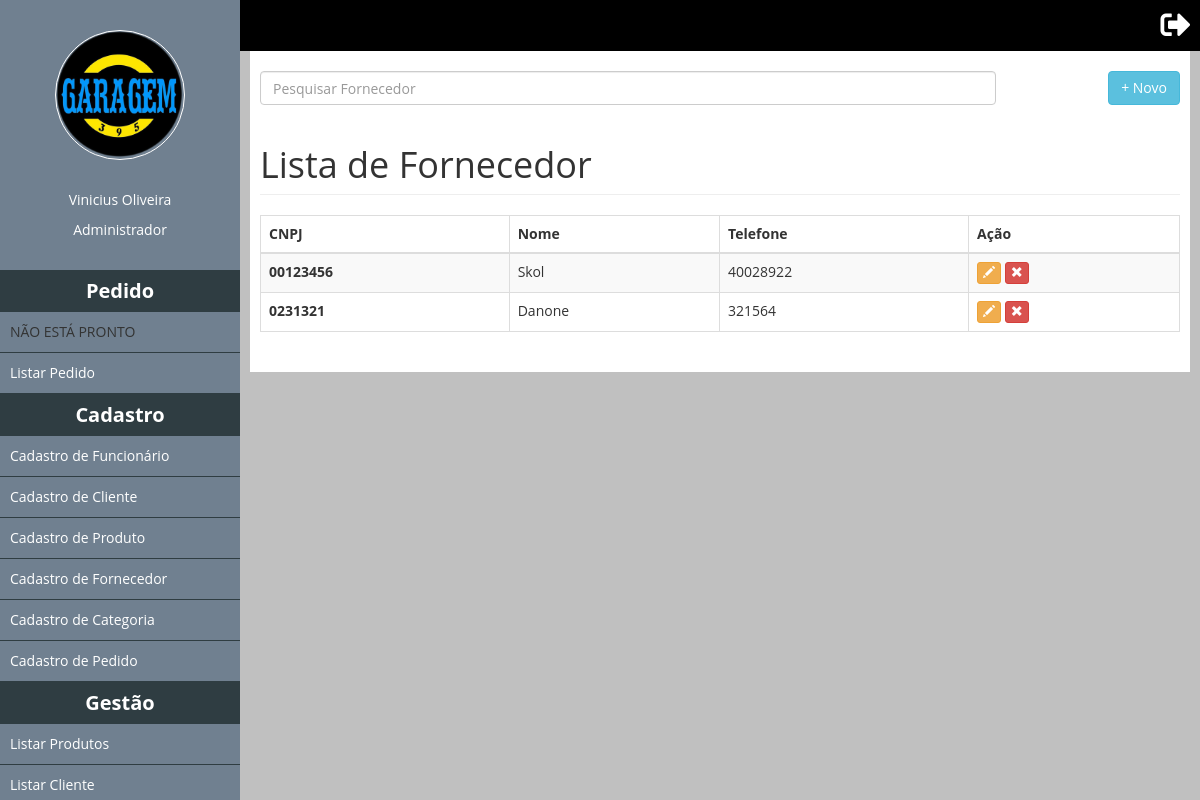
The page /ListaFornecedor (signed in) on the database as committed earlier.
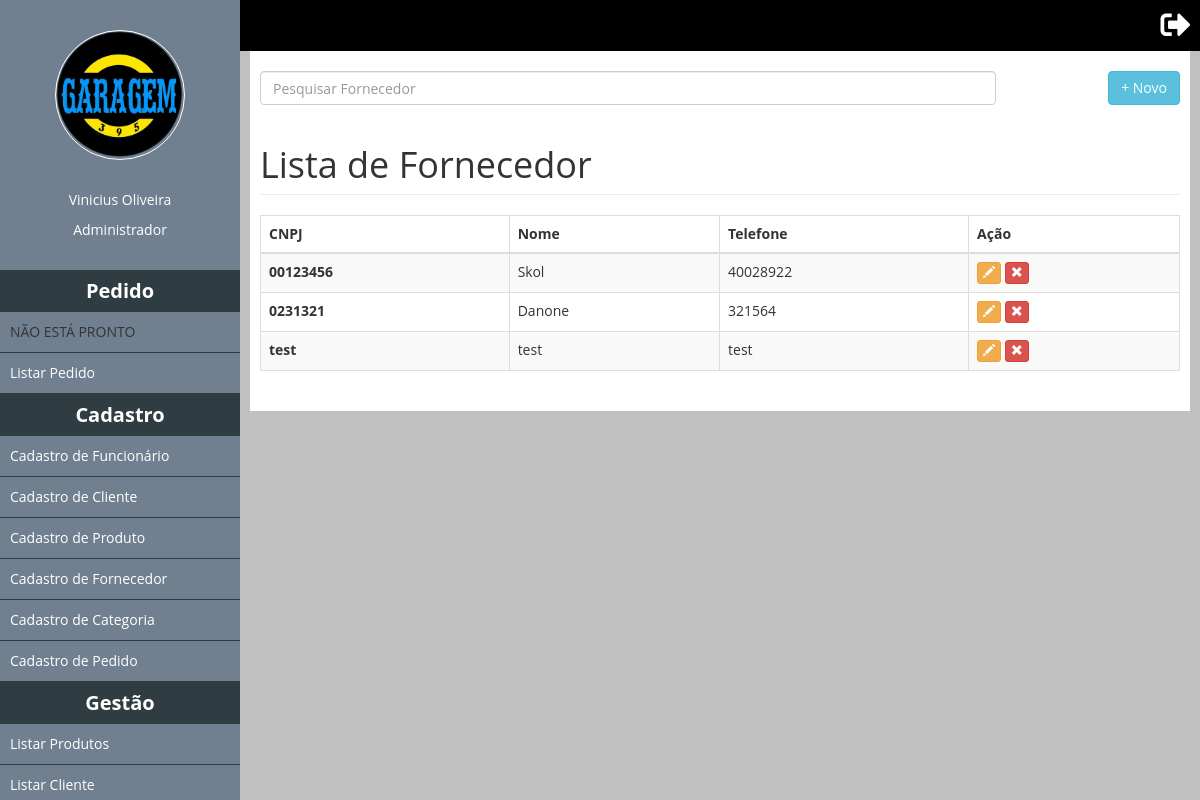
The same page on the database as committed later.
### tables this page shows
CREATE TABLE IF NOT EXISTS `tb_fornecedor_telefone` (
  `id` int(11) NOT NULL AUTO_INCREMENT,
  `id_fornecedor` int(11) NOT NULL,
  `tel` varchar(20) NOT NULL,
  PRIMARY KEY (`id`)
);

CREATE TABLE IF NOT EXISTS `tb_fornecedor` (
  `idfornecedor` int(11) NOT NULL AUTO_INCREMENT,
  `fornecedor` varchar(255) NOT NULL,
  `cnpj` varchar(20) NOT NULL,
  `email` varchar(255) NOT NULL,
  `status` bit(1) NOT NULL,
  PRIMARY KEY (`idfornecedor`)
);

### classes/Mysql.php (called while the page is built)
<?php
	class Mysql
	{
		private static $pdo;
		public static function conectar(){
			if(self::$pdo == null){
				try{
					self::$pdo = new PDO('mysql:host='.HOST.';dbname='.DATABASE,USER,PASSWORD,array(PDO::MYSQL_ATTR_INIT_COMMAND => 'SET NAMES utf8'));
					self::$pdo->setAttribute(PDO::ATTR_ERRMODE,PDO::ERRMODE_EXCEPTION);
				}catch(Exception $e){
					echo '<h2>Erro ao conectar.</h2>';
				}
			}
			return self::$pdo;
		}
	}
?>

### pages/ListaFornecedor.php (the view, shortened to what this page needs)
<input id="pesquisaSlide" class="form-control left" placeholder="Pesquisar Fornecedor" />
<a href="<?php echo INCLUDE_PATH;?>CadastroFornecedor"><button type="button" class="btn btn-info right">+ Novo</button></a>
<h1 class="page-header">Lista de Fornecedor</h1>
			<div class="table-responsive">
				<table class="table table-striped table-bordered table-hover" id="list-thumbs">
			      	<thead>
				        <tr>
				          	<th>CNPJ</th>
				          	<th>Nome</th>
				          	<th>Telefone</th>
				          	<th>Ação</th>
				        </tr>
			      	</thead>
			  		<tbody>
			  			<?php
			  				$sql = MySql::conectar()->prepare("
								SELECT *
								FROM tb_fornecedor F
                                INNER JOIN tb_fornecedor_telefone T
                                ON idfornecedor = T.id_fornecedor
								WHERE F.status != 0
			  				");
			  				$sql->execute();
			  				$sql = $sql->fetchAll();
			  				foreach ($sql as $key => $value):
			  			?>
			    		<tr>
				          	<th><?php echo $value['cnpj'];?></th>
				          	<td><?php echo $value['fornecedor'];?></td>
				          	<td><?php echo $value['tel'];?></td>
				          	<td>
				          		<form method="post" style="display: inline-block;">
						            <button class="btn btn-warning btn-xs" title="Alterar" data-toggle="modal" data-target="#myModal" type="submit">
					              		<span class="glyphicon glyphicon-pencil" aria-hidden="true"></span>
						            </button>
						        </form>
						        <form method="post" style="display: inline-block;">
						            <button class="btn btn-danger btn-xs" title="Remover" type="submit" data-toggle="modal" data-target="#myModal" type="submit">
						              	<span class="glyphicon glyphicon-remove" aria-hidden="true"></span>
						            </button>
					            </form>
			      			</td>
			    		</tr>
			    		<?php endforeach;?>
			  		</tbody>
				</table>
			</div>
    	</div>
	</div>
</div>

Rows that differ between the two databases and show on the page:
added tb_fornecedor_telefone: id_fornecedor.cnpj "test", id_fornecedor.fornecedor "test", tel "test"
